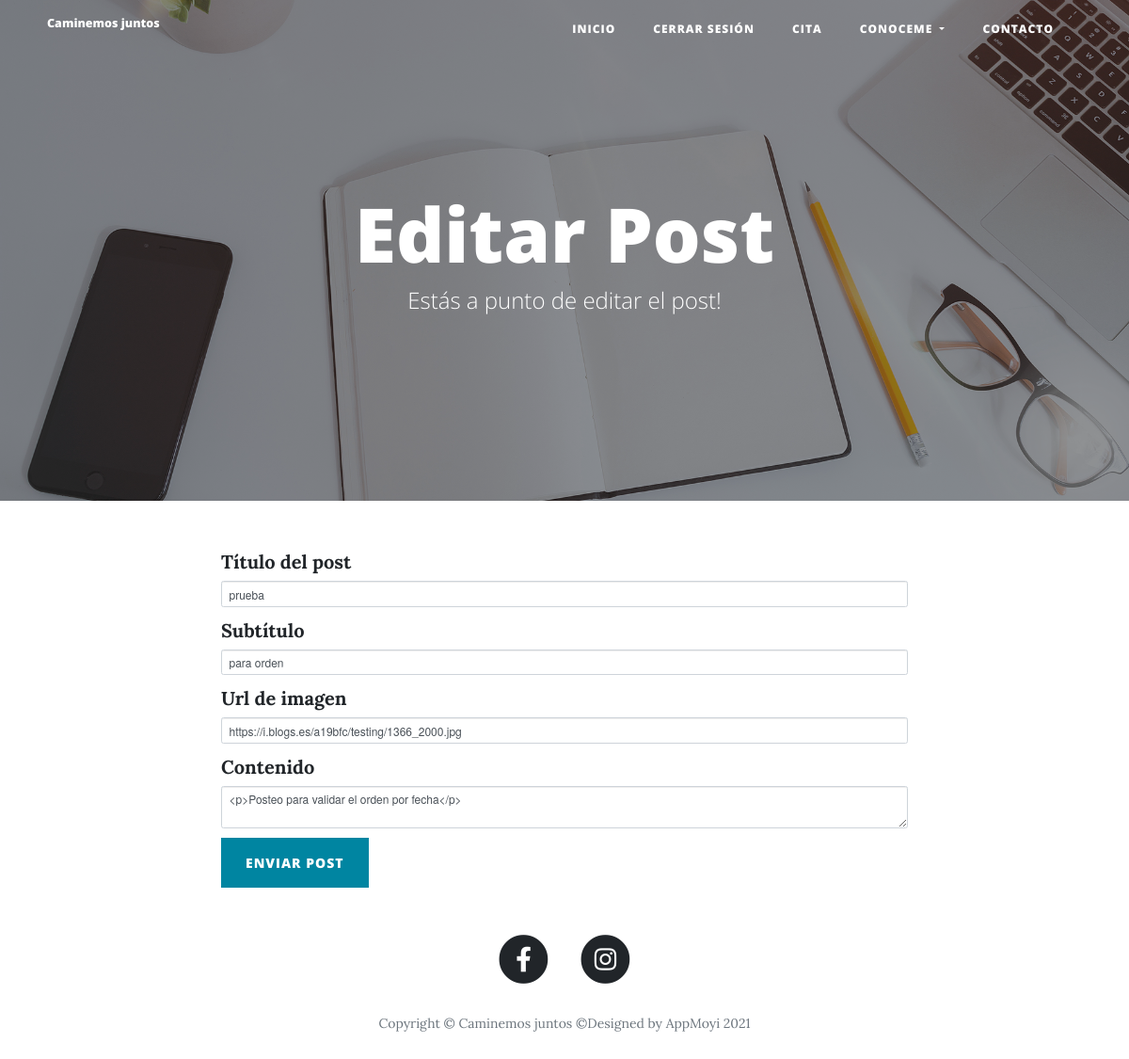
/edit-post/3 (signed in), run on the app's committed database.
### main.py (models this page shows)
class BlogPost(db.Model):
    __tablename__ = "blog_posts"
    id = db.Column(db.Integer, primary_key=True)
    author_id = db.Column(db.Integer, db.ForeignKey("users.id"))
    author = relationship("User", back_populates="posts")
    title = db.Column(db.String(250), unique=True, nullable=False)
    subtitle = db.Column(db.String(250), nullable=False)
    date = db.Column(db.String(250), nullable=False)
    body = db.Column(db.Text, nullable=False)
    img_url = db.Column(db.String(400), nullable=False)
    comments = relationship("Comment", back_populates="parent_post")

### main.py (the view, shortened to what this page needs)
@app.route("/edit-post/<int:post_id>", methods=["GET", "POST"])
@admin_only
def edit_post(post_id):
    post = BlogPost.query.get(post_id)
    edit_form = CreatePostForm(
        title=post.title,
        subtitle=post.subtitle,
        img_url=post.img_url,
        author=current_user,
        body=post.body
    )
    return render_template("make-post.html", form=edit_form, is_edit=True, current_user=current_user)

### forms.py
class CreatePostForm(FlaskForm):
    title = StringField("Título del post", validators=[DataRequired()])
    subtitle = StringField("Subtítulo", validators=[DataRequired()])
    img_url = StringField("Url de imagen", validators=[DataRequired(), URL()])
    body = CKEditorField("Contenido", validators=[DataRequired()])
    submit = SubmitField("Enviar Post")

### main.py (called while the page is built)
@app.before_request
def before_request():
    session.permanent = True
    app.permanent_session_lifetime = timedelta(minutes=30)

@login_manager.user_loader
def load_user(user_id):
    return User.query.get(int(user_id))

def admin_only(f):
    @wraps(f)
    def decorated_function(*args, **kwargs):
        if current_user.id != 1:
            return abort(403)
        return f(*args, **kwargs)
    return decorated_function

### templates/make-post.html (shortened to what this page needs)
{% extends 'bootstrap/base.html' %}
{% import "bootstrap/wtf.html" as wtf %}
{% block content %}
{% include "header.html" %}
  <header class="masthead" style="background-image: url('{{ url_for('static', filename='img/edit-bg.jpg')}}')">
    <div class="overlay"></div>
    <div class="container">
      <div class="row">
        <div class="col-lg-8 col-md-10 mx-auto">
          <div class="page-heading">
            {% if is_edit: %}
            <h1>Editar Post</h1>
            <span class="subheading">Estás a punto de editar el post!</span>
            {% else: %}
            <h1>Nuevo Post</h1>
            <span class="subheading">Estás a punto de crear un nuevo y genial post!</span>
            {% endif %}
          </div>
        </div>
      </div>
    </div>
  </header>
  <div class="container">
    <div class="row">
      <div class="col-lg-8 col-md-10 mx-auto">
        {{ wtf.quick_form(form, novalidate=True, button_map={"submit": "primary"}) }}
      </div>
    </div>
  </div>
{% include "footer.html" %}
{% endblock %}

### data on the page
BlogPost: title "prueba", subtitle "para orden", img_url "https://i.blogs.es/a19bfc/testing/1366_2000.jpg", body "<p>Posteo para validar el orden por fecha</p>"
